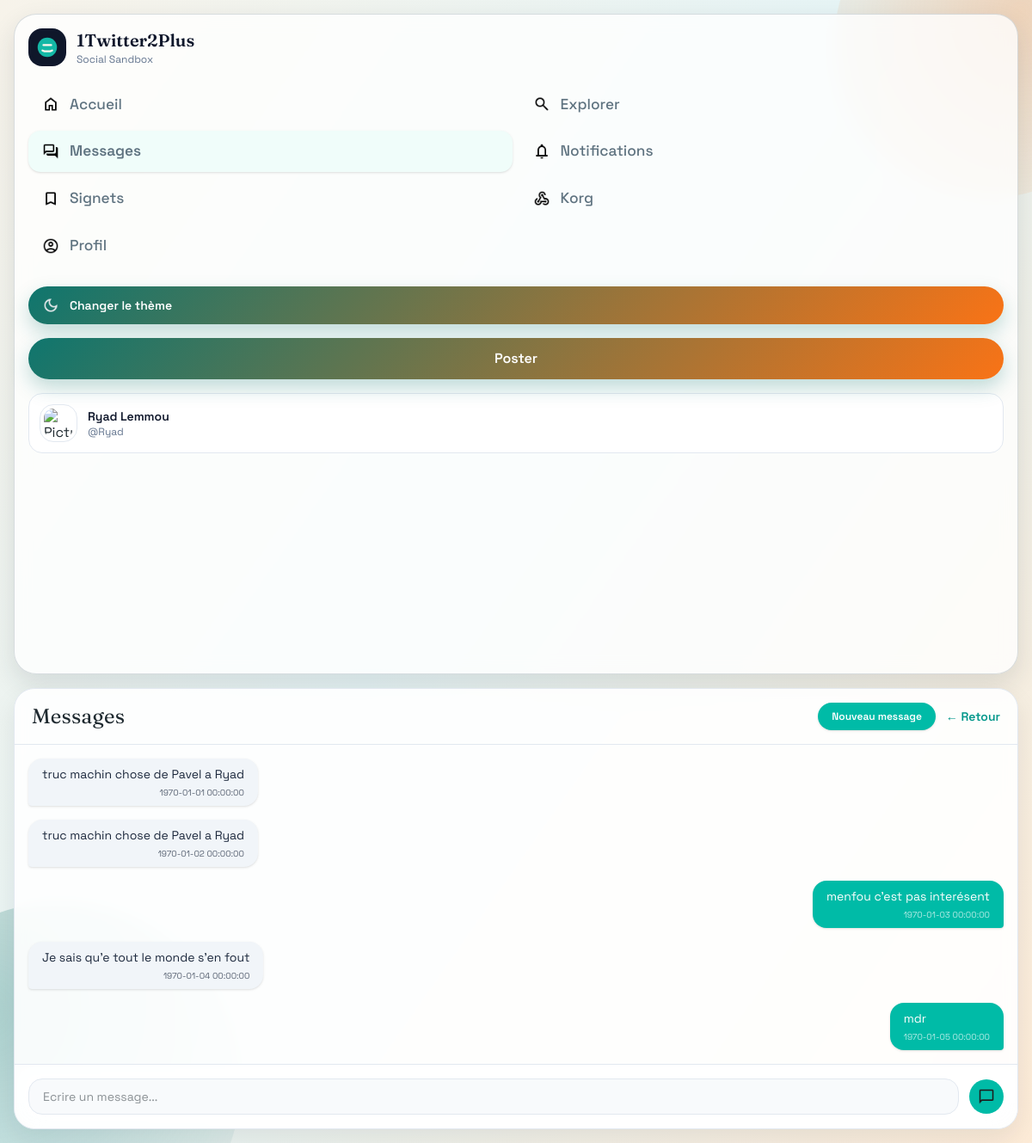
The page /message?username=Pavel (signed in) on the database its author committed.
### tables this page shows
CREATE TABLE `message` (
  `id` integer PRIMARY KEY,
  `content` varchar(255) NOT NULL,
  `media` varchar(255) NULL,
  `id_sender` integer NOT NULL,
  `id_receiver` integer NOT NULL,
  `date` datetime DEFAULT CURRENT_TIMESTAMP,
  `is_hidden` boolean NOT NULL DEFAULT false,
  `is_viewed` boolean NOT NULL DEFAULT false,
  FOREIGN KEY (id_sender) REFERENCES user(id),
  FOREIGN KEY (id_receiver) REFERENCES user(id)
);

### app/models/Database.php (called while the page is built, shortened)
<?php
class Database
{
    private static $connection = null;
    public static function getConnection()
    {
        $name = self::getEnvValue('DB_NAME', 'twitter');
        $charset = self::getEnvValue('DB_CHARSET', 'utf8mb4');
        $configuredHost = self::getEnvValue('DB_HOST', null);
        $hosts = [];
        if ($configuredHost !== null && $configuredHost !== '') {
            $hosts[] = $configuredHost;
        } else {
            $hosts = ['localhost', '127.0.0.1'];
        }
        $configuredPort = self::getEnvValue('DB_PORT', null);
        $credentials = self::buildCredentialCandidates();
        foreach ($hosts as $host) {
            $dsn = "mysql:host={$host};dbname={$name};charset={$charset}";
            if ($configuredPort !== null && $configuredPort !== '') {
                $dsn = "mysql:host={$host};port={$configuredPort};dbname={$name};charset={$charset}";
            }
            foreach ($credentials as $candidate) {
                list($username, $password) = $candidate;
                try {
                    self::$connection = new PDO($dsn, $username, $password, [
                        PDO::ATTR_ERRMODE => PDO::ERRMODE_EXCEPTION,
                        PDO::ATTR_DEFAULT_FETCH_MODE => PDO::FETCH_ASSOC,
                    ]);
                    return self::$connection;
                } catch (PDOException $exception) {
                    $lastError = $exception;
                }
            }
        }
        $message = 'Database connection failed. Configure DB_HOST, DB_PORT, DB_NAME, DB_USER and DB_PASSWORD in .env (or .env.local).';
        throw new RuntimeException($message);
    }
    private static function buildCredentialCandidates()
    {
        $configuredUser = self::getEnvValue('DB_USER', null);
        $configuredPassword = self::getEnvValue('DB_PASSWORD', null);
        if ($configuredUser !== null && $configuredUser !== '') {
            return [
                [$configuredUser, $configuredPassword !== null ? $configuredPassword : ''],
            ];
        }
        return [
            ['twitter', 'root'],
            ['twitter', ''],
            ['root', 'root'],
            ['root', ''],
        ];
    }
    private static function loadEnvFiles()
    {
        $projectRoot = dirname(__DIR__, 2);
        $envFiles = [
            $projectRoot . '/.env',
            $projectRoot . '/.env.local',
        ];
    }
    private static function getEnvValue($envKey, $default)
    {
        $envValue = getenv($envKey);
        if ($envValue !== false) {
            return $envValue;
        }
        return $default;
    }
}

### app/controllers/Message_Controller.php (called while the page is built, shortened)
<?php
require_once __DIR__ . '/../models/Message_Model.php';
class MessageController
{
  private $messageModel;
  public function __construct()
  {
    $this->messageModel = new Message_Model();
  }
  public function showMessage() {
      $receiver = $this->messageModel->idFromUsername($_GET['username']);
      return $this->messageModel->showMessage((int) $_SESSION['user']['id'], (int) $receiver['id']);
    }
}

### app/models/Message_Model.php (called while the page is built, shortened)
<?php
require_once __DIR__ . '/Database.php';
class Message_Model
{
  private $db;
  public function __construct()
  {
    $this->db = Database::getConnection();
  }
  public function showMessage($id_sender, $id_receiver)
  {
    $query = $this->db->prepare(
      'SELECT user.username, user.display_name, user.id AS "id_user", user.picture AS "URL_Profile", message.id AS "id_msg", message.content, message.media, message.date, message.is_viewed
       FROM message
       INNER JOIN user ON message.id_sender = user.id
       WHERE (message.id_sender = :id_sender OR message.id_sender = :id_receiver)
       AND (message.id_receiver = :id_receiver OR message.id_receiver = :id_sender)
       ORDER BY message.id ASC'
      );
      $query->execute([
        'id_sender' => $id_sender,
        'id_receiver' => $id_receiver
        ]);
      return $query->fetchAll(PDO::FETCH_ASSOC);
    }
    public function idFromUsername($username) {
      $query = $this->db->prepare('SELECT id FROM user WHERE username = :username');
      $query->execute([
        'username' => $username
      ]);
      return $query->fetch(PDO::FETCH_ASSOC);
    }
}

### app/views/Message_View.php (the view, shortened to what this page needs)
<!DOCTYPE html>
<html lang="en">
<head>
  <link rel="stylesheet" href="/css/output.css">
  <link rel="stylesheet" href="/css/ui-refresh.css">
</head>
<body class="ui-refresh min-h-screen bg-linear-to-br from-amber-50 via-cyan-50 to-rose-50 text-slate-800 dark:text-slate-200 font-['Space_Grotesk',sans-serif] dark:from-slate-950 dark:via-slate-900 dark:to-slate-950">
  <div class="relative z-10 mx-auto w-[95%] xl:w-4/5 px-4 py-4">
    <div class="grid min-h-[calc(100vh-2rem)] grid-cols-1 gap-4 xl:grid-cols-[250px_minmax(0,1fr)]">
      <?php include 'Sidebar.php'; ?>
      <section class="relative flex flex-col overflow-hidden rounded-3xl border border-slate-200 dark:border-slate-800 bg-white/90 dark:bg-slate-900/90 shadow-[0_12px_30px_rgba(15,23,42,0.08)] backdrop-blur-sm">
        <header class="border-b border-slate-200 dark:border-slate-700 px-5 py-4 flex items-center justify-between">
          <div>
            <h1 class="font-['Fraunces',serif] text-2xl text-slate-900 dark:text-slate-100">Messages</h1>
          </div>
          <div class="flex items-center gap-3">
            <button onclick="openNewMessageModal()" class="rounded-full bg-teal-500 px-4 py-2 text-xs font-semibold text-white transition hover:bg-teal-600 shadow-sm">Nouveau message</button>
            <?php if (isset($_GET['username'])): ?>
              <a href="/messages" class="text-sm font-semibold text-teal-600 dark:text-teal-400 hover:underline">← Retour</a>
            <?php endif; ?>
          </div>
        </header>
        <div id="container-messages" class="flex-1 overflow-auto p-4 space-y-4">
          <?php if (!isset($_GET['username'])): ?>
            <?php if (!empty($conversations)): ?>
              <div class="flex flex-col divide-y divide-slate-100 dark:divide-slate-800">
                <?php foreach ($conversations as $conversation): ?>
                  <a href="/message?username=<?= urlencode($conversation['username']) ?>" class="flex items-center gap-4 py-4 px-2 transition hover:bg-slate-50 dark:hover:bg-slate-800/50">
                    <img src="<?= $conversation['URL_Profile'] ?: '/assets/Black_Icons/Black_profil.png' ?>" class="h-12 w-12 rounded-2xl border border-slate-200 dark:border-slate-700 object-cover">
                    <div class="min-w-0 flex-1">
                      <div class="flex items-center justify-between">
                        <p class="truncate text-sm font-bold text-slate-900 dark:text-slate-100"><?= htmlspecialchars($conversation['display_name']) ?></p>
                        <p class="text-[10px] text-slate-400"><?= $conversation['date'] ?></p>
                      </div>
                      <p class="truncate text-xs text-slate-500 dark:text-slate-400">@<?= htmlspecialchars($conversation['username']) ?></p>
                      <p class="truncate text-sm text-slate-600 dark:text-slate-300 mt-1"><?= htmlspecialchars($conversation['msg_content']) ?></p>
                    </div>
                  </a>
                <?php endforeach ?>
              </div>
            <?php else: ?>
              <div class="flex flex-col items-center justify-center py-20 opacity-40 text-center">
                <img src="/assets/Black_Icons/black_answer.png" class="h-12 w-12 mb-4 dark:brightness-0 dark:invert">
                <p class="text-slate-500 dark:text-slate-400">Aucune conversation pour le moment.</p>
              </div>
            <?php endif ?>
          <?php else: ?>
            <?php if (!empty($messageConversation)): ?>
              <?php foreach ($messageConversation as $message): ?>
                <?php $isMine = (($_SESSION['user']['id'] ?? 0) == $message['id_user']); ?>
                <div class="flex <?= $isMine ? 'justify-end' : 'justify-start' ?>">
                  <div class="max-w-[80%] rounded-2xl px-4 py-2 shadow-sm <?= $isMine ? 'bg-teal-500 text-white rounded-br-sm' : 'bg-slate-100 text-slate-800 dark:text-slate-200 dark:bg-slate-800 rounded-bl-sm' ?>">
                    <p class="text-sm"><?= htmlspecialchars($message['content']) ?></p>
                    <p class="text-[10px] mt-1 opacity-70 text-right"><?= $message['date'] ?></p>
                  </div>
                </div>
              <?php endforeach ?>
            <?php else: ?>
              <div class="text-center py-10 opacity-50">
                <p class="text-sm">Aucun message. Soyez le premier à en envoyer un !</p>
              </div>
            <?php endif ?>
          <?php endif; ?>
        </div>
        <?php if (isset($_GET['username'])): ?>
          <div class="p-4 border-t border-slate-200 dark:border-slate-700 bg-white/50 backdrop-blur-md dark:bg-slate-900/50">
            <form action="/message?username=<?= urlencode($_GET['username']) ?>" method="POST" class="flex items-center gap-3">
              <input type="text" name="content" required placeholder="Ecrire un message..." class="flex-1 rounded-2xl border border-slate-200 dark:border-slate-700 bg-slate-50 dark:bg-slate-800 px-4 py-2.5 text-sm text-slate-800 dark:text-slate-200 outline-none transition focus:border-teal-400">
              <button type="submit" class="rounded-full bg-teal-500 p-2.5 text-white transition hover:bg-teal-600">
                <img src="/assets/Icons/send.png" class="h-5 w-5 invert">
              </button>
            </form>
          </div>
        <?php endif ?>
      </section>
    </div>
  </div>
</body>
</html>

### rows shown on the page
message: content "truc machin chose de Pavel a Ryad", date "1970-01-01 00:00:00"
message: content "truc machin chose de Pavel a Ryad", date "1970-01-02 00:00:00"
message: content "menfou c'est pas interésent", date "1970-01-03 00:00:00"
message: content "Je sais qu'e tout le monde s'en fout", date "1970-01-04 00:00:00"
message: content "mdr", date "1970-01-05 00:00:00"

### other values the page prints
$item['label'] "Accueil"
$item['label'] "Explorer"
$item['label'] "Messages"
$item['label'] "Notifications"
$item['label'] "Signets"
$item['label'] "Korg"
$item['label'] "Profil"
$_SESSION['user']['firstname'] "Ryad"
$_SESSION['user']['lastname'] "Lemmou"
$_SESSION['user']['username'] "Ryad"
